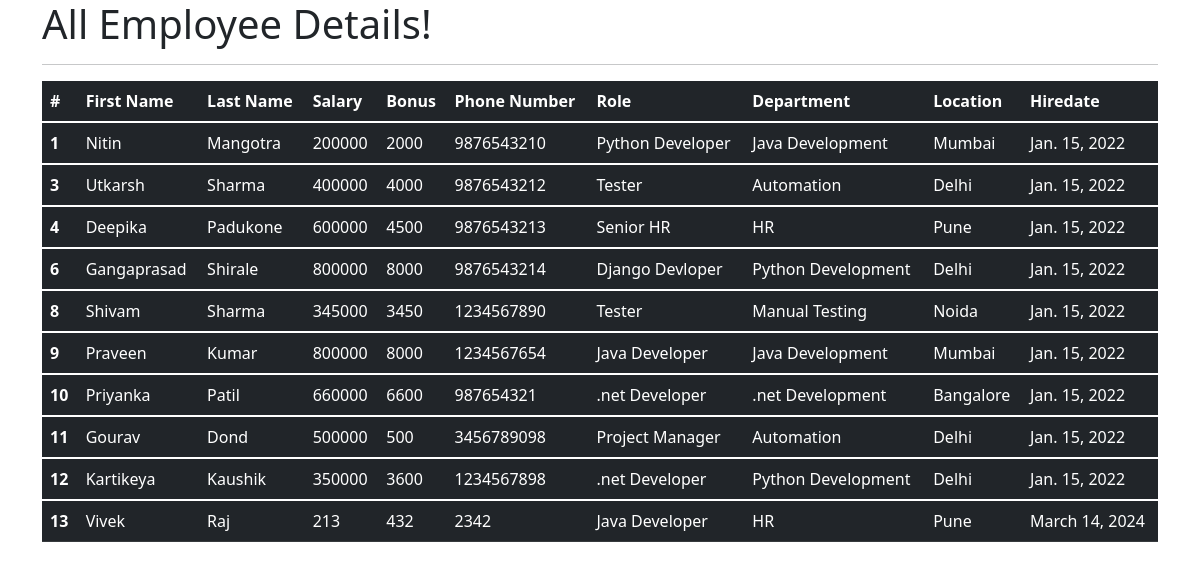
The app's page /all_emp with its own data.
### emp_app/models.py (models this page shows, shortened)
class Employee(models.Model):
    first_name = models.CharField(max_length=100, null=False)
    last_name = models.CharField(max_length=100)
    dept = models.ForeignKey(Department, on_delete=models.CASCADE)
    salary = models.IntegerField(default=0)
    bonus = models.IntegerField(default=0)
    role = models.ForeignKey(Role, on_delete=models.CASCADE)
    phone = models.IntegerField(default=0)
    hire_date = models.DateField()
    def __str__(self):
        return "%s %s %s" %(self.first_name, self.last_name, self.phone)

class Role(models.Model):
    name = models.CharField(max_length=100, null=False)

class Department(models.Model):
    name = models.CharField(max_length=100,null=False)
    location = models.CharField(max_length=100)

### emp_app/views.py (the view)
# urls.py: path('all_emp', views.all_emp, name='all_emp'),
def all_emp(request):
    emps = Employee.objects.all()
    context = {
        'emps': emps
    }
    print(context)
    return render(request, 'view_all_emp.html', context)

### emp_app/templates/view_all_emp.html (shortened to what this page needs)
<!DOCTYPE html>
<html lang="en">
<head>
  <link href="https://cdn.jsdelivr.net/npm/bootstrap@5.1.3/dist/css/bootstrap.min.css" rel="stylesheet">
</head>
  <body>
  <div class="container">
          <h1>All Employee Details!</h1>
      <hr>
     <table class="table table-dark">
  <thead>
    <tr>
      <th scope="col">#</th>
      <th scope="col">First Name</th>
      <th scope="col">Last Name</th>
      <th scope="col">Salary</th>
      <th scope="col">Bonus</th>
      <th scope="col">Phone Number</th>
      <th scope="col">Role</th>
      <th scope="col">Department</th>
      <th scope="col">Location</th>
      <th scope="col">Hiredate</th>
    </tr>
  </thead>
         {% for emp in emps %}
  <tbody>
    <tr>
      <th scope="row">{{emp.id}}</th>
      <td>{{emp.first_name}}</td>
      <td>{{emp.last_name}}</td>
      <td>{{emp.salary}}</td>
      <td>{{emp.bonus}}</td>
      <td>{{emp.phone}}</td>
      <td>{{emp.role.name}}</td>
      <td>{{emp.dept.name}}</td>
      <td>{{emp.dept.location}}</td>
      <td>{{emp.hire_date}}</td>
    </tr>
  </tbody>
         {% endfor %}
</table>
  </div>
  </body>
</html>

### records on screen
Employee: id "1", first_name "Nitin", last_name "Mangotra", salary "200000", bonus "2000", phone "9876543210", role.name "Python Developer", dept.name "Java Development", dept.location "Mumbai", hire_date "Jan. 15, 2022"
Employee: id "3", first_name "Utkarsh", last_name "Sharma", salary "400000", bonus "4000", phone "9876543212", role.name "Tester", dept.name "Automation", dept.location "Delhi", hire_date "Jan. 15, 2022"
Employee: id "4", first_name "Deepika", last_name "Padukone", salary "600000", bonus "4500", phone "9876543213", role.name "Senior HR", dept.name "HR", dept.location "Pune", hire_date "Jan. 15, 2022"
Employee: id "6", first_name "Gangaprasad", last_name "Shirale", salary "800000", bonus "8000", phone "9876543214", role.name "Django Devloper", dept.name "Python Development", dept.location "Delhi", hire_date "Jan. 15, 2022"
Employee: id "8", first_name "Shivam", last_name "Sharma", salary "345000", bonus "3450", phone "1234567890", role.name "Tester", dept.name "Manual Testing", dept.location "Noida", hire_date "Jan. 15, 2022"
Employee: id "9", first_name "Praveen", last_name "Kumar", salary "800000", bonus "8000", phone "1234567654", role.name "Java Developer", dept.name "Java Development", dept.location "Mumbai", hire_date "Jan. 15, 2022"
Employee: id "10", first_name "Priyanka", last_name "Patil", salary "660000", bonus "6600", phone "987654321", role.name ".net Developer", dept.name ".net Development", dept.location "Bangalore", hire_date "Jan. 15, 2022"
Employee: id "11", first_name "Gourav", last_name "Dond", salary "500000", bonus "500", phone "3456789098", role.name "Project Manager", dept.name "Automation", dept.location "Delhi", hire_date "Jan. 15, 2022"
Employee: id "12", first_name "Kartikeya", last_name "Kaushik", salary "350000", bonus "3600", phone "1234567898", role.name ".net Developer", dept.name "Python Development", dept.location "Delhi", hire_date "Jan. 15, 2022"
Employee: id "13", first_name "Vivek", last_name "Raj", salary "213", bonus "432", phone "2342", role.name "Java Developer", dept.name "HR", dept.location "Pune", hire_date "March 14, 2024"
